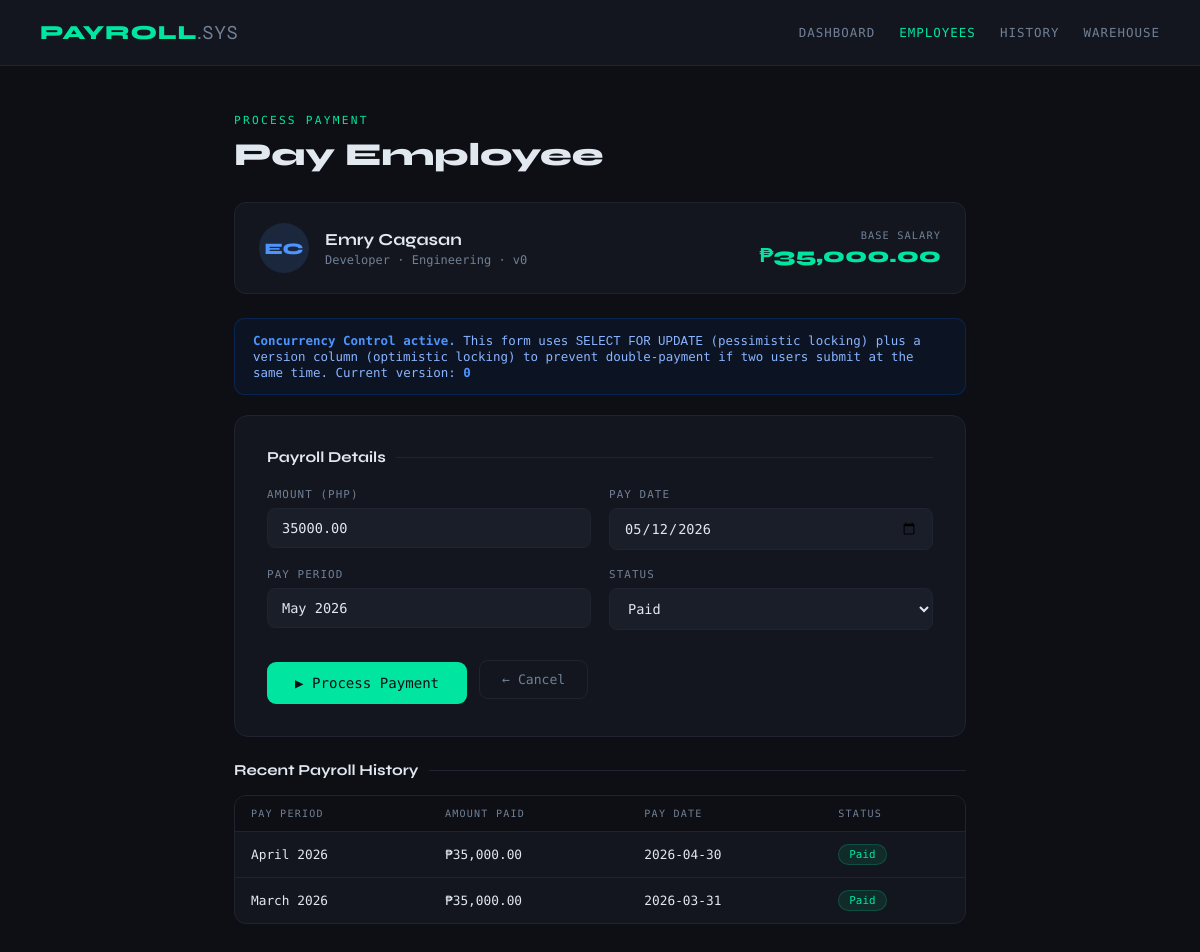
Page /employees/pay.php?id=1 on the committed database.
### tables this page shows
CREATE TABLE IF NOT EXISTS employees (
    employee_id   INT            NOT NULL AUTO_INCREMENT,
    first_name    VARCHAR(50)    NOT NULL,
    last_name     VARCHAR(50)    NOT NULL,
    email         VARCHAR(100)   NOT NULL UNIQUE,
    position      VARCHAR(100),
    salary        DECIMAL(10,2)  NOT NULL DEFAULT 0.00,
    hire_date     DATE           NOT NULL,
    department_id INT            NOT NULL,
    version       INT            NOT NULL DEFAULT 0,
    PRIMARY KEY (employee_id),
    FOREIGN KEY (department_id) REFERENCES departments(department_id)
        ON UPDATE CASCADE ON DELETE RESTRICT
);

CREATE TABLE IF NOT EXISTS departments (
    department_id   INT          NOT NULL AUTO_INCREMENT,
    department_name VARCHAR(100) NOT NULL,
    location        VARCHAR(100),
    PRIMARY KEY (department_id)
);

CREATE TABLE IF NOT EXISTS payroll (
    payroll_id  INT            NOT NULL AUTO_INCREMENT,
    employee_id INT            NOT NULL,
    amount_paid DECIMAL(10,2)  NOT NULL,
    pay_date    DATE           NOT NULL,
    pay_period  VARCHAR(50)    NOT NULL,
    status      VARCHAR(20)    NOT NULL DEFAULT 'Pending',
    PRIMARY KEY (payroll_id),
    FOREIGN KEY (employee_id) REFERENCES employees(employee_id)
        ON UPDATE CASCADE ON DELETE RESTRICT
);

### employees/pay.php (the view, shortened to what this page needs)
<?php
include '../config/database.php';
$id = isset($_GET['id']) ? (int)$_GET['id'] : 0;
$stmt = $pdo->prepare("
    SELECT e.*, d.department_name
    FROM employees e
    JOIN departments d ON e.department_id = d.department_id
    WHERE e.employee_id = ?
");
$stmt->execute([$id]);
$row = $stmt->fetch();
$history = $pdo->prepare("SELECT * FROM payroll WHERE employee_id = ? ORDER BY pay_date DESC LIMIT 5");
$history->execute([$id]);
$histRows = $history->fetchAll();
$initials    = strtoupper(substr($row['first_name'],0,1) . substr($row['last_name'],0,1));
$colors      = ['#00e5a0','#4d94ff','#ff4d6d','#ffc247','#a78bfa','#fb923c'];
$color       = $colors[$id % count($colors)];
$currMonth   = date('F Y');
$currDate    = date('Y-m-d');
?>
<!DOCTYPE html>
<html lang="en">
<head>
</head>
<body>
<div class="topbar">
    <a href="../dashboard.php" class="topbar-brand">PAYROLL<span>.SYS</span></a>
    <nav class="topbar-nav">
        <a href="../dashboard.php">Dashboard</a>
        <a href="index.php" class="active">Employees</a>
        <a href="../payroll_history.php">History</a>
        <a href="../warehouse/index.php">Warehouse</a>
    </nav>
</div>
<div class="main">
    <div class="page-label">Process Payment</div>
    <div class="page-title">Pay Employee</div>
    <div class="emp-badge">
        <div class="avatar" style="background:<?= $color ?>22;color:<?= $color ?>"><?= $initials ?></div>
        <div>
            <div class="emp-name-text"><?= htmlspecialchars($row['first_name'].' '.$row['last_name']) ?></div>
            <div class="emp-meta"><?= htmlspecialchars($row['position']) ?> &middot; <?= htmlspecialchars($row['department_name']) ?> &middot; v<?= $row['version'] ?? 1 ?></div>
        </div>
        <div class="salary-tag">
            <div class="slabel">Base Salary</div>
            <div class="svalue">&#8369;<?= number_format($row['salary'], 2) ?></div>
        </div>
    </div>
    <div class="info-box">
        <strong>Concurrency Control active.</strong>
        This form uses <code>SELECT FOR UPDATE</code> (pessimistic locking) plus a <code>version</code>
        column (optimistic locking) to prevent double-payment if two users submit at the same time.
        Current version: <strong><?= $row['version'] ?? 1 ?></strong>
    </div>
    <div class="form-card">
        <div class="card-title">Payroll Details</div>
        <form method="POST" action="">
            <div class="form-grid">
                <div class="form-group">
                    <label>Amount (PHP)</label>
                    <input type="number" name="amount" step="0.01" min="1"
                           value="<?= htmlspecialchars($row['salary']) ?>" required>
                </div>
                <div class="form-group">
                    <label>Pay Date</label>
                    <input type="date" name="pay_date" value="<?= $currDate ?>" required>
                </div>
                <div class="form-group">
                    <label>Pay Period</label>
                    <input type="text" name="pay_period" value="<?= $currMonth ?>"
                           placeholder="e.g. May 2026" required>
                </div>
                <div class="form-group">
                    <label>Status</label>
                    <select name="status">
                        <option value="Paid">Paid</option>
                    </select>
                </div>
            </div>
            <div style="display:flex;gap:12px;margin-top:24px;align-items:center">
                <button type="submit" name="process_pay" class="btn-pay">&#9654; Process Payment</button>
                <a href="index.php" class="btn-back">&#8592; Cancel</a>
            </div>
        </form>
    </div>
    <div class="section-title">Recent Payroll History</div>
    <?php if (empty($histRows)): ?>
    <p style="color:var(--text-dim);font-size:.82rem">No payroll records yet.</p>
    <?php else: ?>
    <div class="table-wrap">
        <table>
            <thead><tr>
                <th>Pay Period</th><th>Amount Paid</th><th>Pay Date</th><th>Status</th>
            </tr></thead>
            <tbody>
            <?php foreach ($histRows as $h): ?>
            <tr>
                <td><?= htmlspecialchars($h['pay_period']) ?></td>
                <td>&#8369;<?= number_format($h['amount_paid'], 2) ?></td>
                <td><?= $h['pay_date'] ?></td>
                <td><span class="badge badge-<?= strtolower($h['status']) ?>"><?= $h['status'] ?></span></td>
            </tr>
            <?php endforeach; ?>
            </tbody>
        </table>
    </div>
    <?php endif; ?>
</div>
</body>
</html>

### rows in the picture
employees: initials "EC", first_name+last_name "Emry Cagasan", position "Developer", department.department_name "Engineering", version "0", salary "35,000.00", amount "35000.00"
payroll: pay_period "April 2026", amount_paid "35,000.00", pay_date "2026-04-30", status "Paid"
payroll: pay_period "March 2026", amount_paid "35,000.00", pay_date "2026-03-31", status "Paid"
